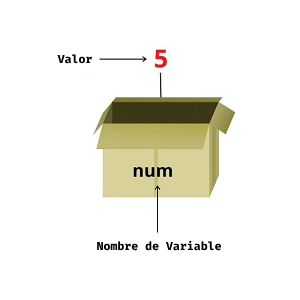
#> input picture assets/img/variable.jpg, 300 x 300 px
$ jupyter execute --allow-errors 02_pillow.ipynb
#> lines starting #> are read from the running program, lines starting #| are printed output that depends on the picture
# **Pillow**

Es una biblioteca popular en Python para trabajar con imágenes. Incluye una amplia gama de funciones para abrir, manipular y guardar archivos de imagen.

## **Instalación**

```bash
pip install pillow
```

## **Funciones Principales**

[cell 1]
from IPython.display import display

- `Image.open()` Abre una imagen desde un archivo.

[cell 2]
from PIL import Image

img = Image.open("../assets/img/variable.jpg")
#> img is the input picture: PIL image 300x300 RGB; mean R, G, B 241.3, 240.3, 232.8
# img.show() # Visor predeterminado

display(img)

- `Image.save()` Guarda una imagen en un archivo.

[cell 3]
from PIL import Image

img = Image.open("../assets/img/variable.jpg")
img.save("../assets/img/variable2.jpg")

- `Image.resize()` Cambia el tamaño de una imagen.

[cell 4]
new_size = (100, 100)
resized_img = img.resize(new_size)
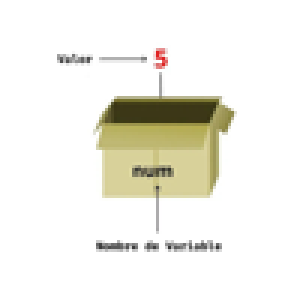
#> resized_img: PIL image 100x100 RGB (shown 3 times larger); mean R, G, B 241.2, 240.2, 232.7
# resized_img.show()

display(resized_img)

- `Image.rotate()` Rota una imagen.

[cell 5]
rotated_img = img.rotate(45)
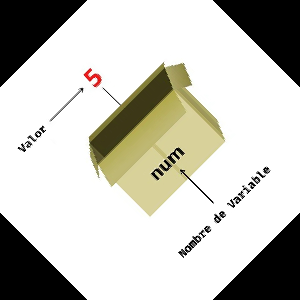
#> rotated_img: PIL image 300x300 RGB; mean R, G, B 197.9, 196.9, 189.4
# rotated_img.show()

display(rotated_img)

- `Image.crop()` Recorta una imagen.

[cell 6]
crop_area = (50, 50, 200, 200)  # (left, upper, right, lower)
cropped_img = img.crop(crop_area)
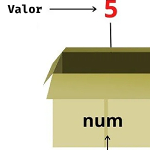
#> cropped_img: PIL image 150x150 RGB; mean R, G, B 214.2, 210.6, 186.3
# cropped_img.show()

display(cropped_img)

- `Image.convert()` Convierte la imagen a otro modo (por ejemplo, escala de grises).

[cell 7]
grayscale_img = img.convert("L")
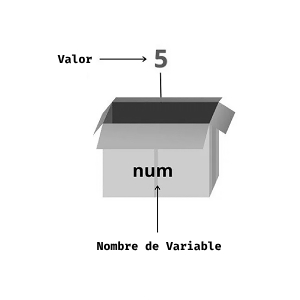
#> grayscale_img: PIL image 300x300 L; min 0, max 255, mean 239.7

display(grayscale_img)

- `Image.filter()` Aplica un filtro a una imagen.

[cell 8]
from PIL import ImageFilter

blurred_img = img.filter(ImageFilter.BLUR)
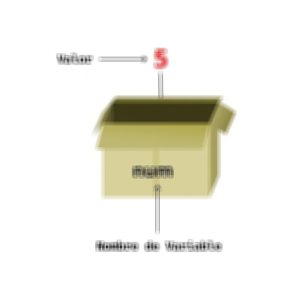
#> blurred_img: PIL image 300x300 RGB; mean R, G, B 241.3, 240.3, 232.8

display(blurred_img)

- `Image.thumbnail()` Crea una miniatura de la imagen.

[cell 9]
thumbnail_size = (48, 48)
img.thumbnail(thumbnail_size)
#> img: PIL image 48x48 RGB

display(img)

- `Image.paste()` Pega una imagen sobre otra.

[cell 10]
fondo = Image.open("../assets/img/variable.jpg")
elemento = Image.open("../assets/img/function.jpg").resize((150, 150))
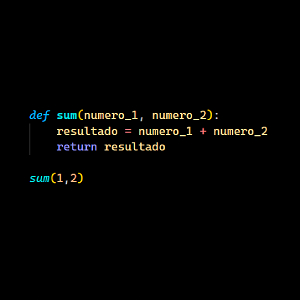
#> input picture assets/img/function.jpg, 300 x 300 px
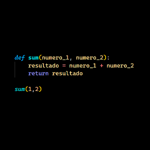
#> elemento: PIL image 150x150 RGB; mean R, G, B 3.5, 3.5, 2.7

fondo.paste(elemento, (50, 50))
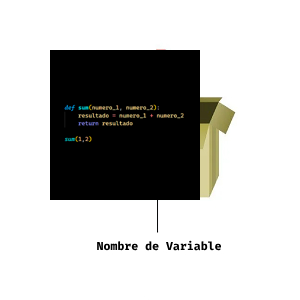
#> fondo: PIL image 300x300 RGB; mean R, G, B 188.6, 188.5, 186.9

display(fondo)

- `ImageDraw.Draw()` Dibuja sobre una imagen.

[cell 11]
from PIL import Image, ImageDraw

imagen2 = Image.open("../assets/img/indentation.jpg")
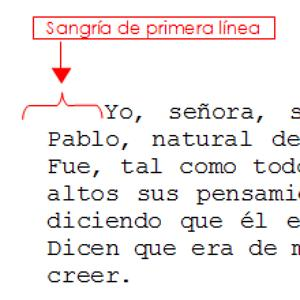
#> input picture assets/img/indentation.jpg, 300 x 300 px
#> imagen2 is the input picture: PIL image 300x300 RGB; mean R, G, B 241, 237.1, 236.9
# img.show() # Visor predeterminado

draw = ImageDraw.Draw(imagen2)
draw.rectangle((50, 50, 200, 150), outline="red", width=6)

display(imagen2)

- `ImageFont.truetype()` Carga una fuente personalizada para agregar texto a una imagen.

[cell 12]
from PIL import Image, ImageFont, ImageDraw

#> (the rest of this cell did not finish here and is left out)

- `Image.alpha_composite()` Combina imágenes con un canal alfa.

#> (a cell that did not finish here is left out)

- `Image.blend()` Combina dos imágenes con una transparencia especificada.

#> (a cell that did not finish here is left out)

- `Image.transpose()` Realiza transformaciones simples, como reflejo o rotación.

[cell 15]
func_img = Image.open("../assets/img/function.jpg")
#> func_img is the input picture: PIL image 300x300 RGB; mean R, G, B 3.4, 3.4, 2.6

flipped_img = func_img.transpose(Image.FLIP_LEFT_RIGHT)
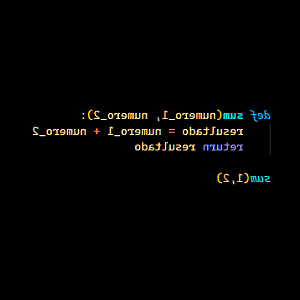
#> flipped_img: PIL image 300x300 RGB; mean R, G, B 3.4, 3.4, 2.6
display(flipped_img)

- `Image.getdata()` Obtiene los datos de píxeles de la imagen.

[cell 16]
pixels = list(img.getdata())
#> pixels = 2304 items, first 6: (255, 255, 255), (255, 255, 255), (255, 255, 255), (255, 255, 255), (255, 255, 255), (255, 255, 255)
print(pixels[:10])  # Imprime los primeros 10 píxeles
#| [(255, 255, 255), (255, 255, 255), (255, 255, 255), (255, 255, 255), (255, 255, 255), (255, 255, 255), (255, 255, 255), (255, 255, 255), (255, 255, 255), (255, 255, 255)]

- `ImageDraw.Draw.text()` Agrega texto a una imagen.

#> (a cell that did not finish here is left out)

- `Image.new()` Crea una nueva imagen en blanco.

[cell 18]
blank_img = Image.new("RGB", (200, 200), color="white")
#> blank_img: PIL image 200x200 RGB; every value is 255
display(blank_img)
